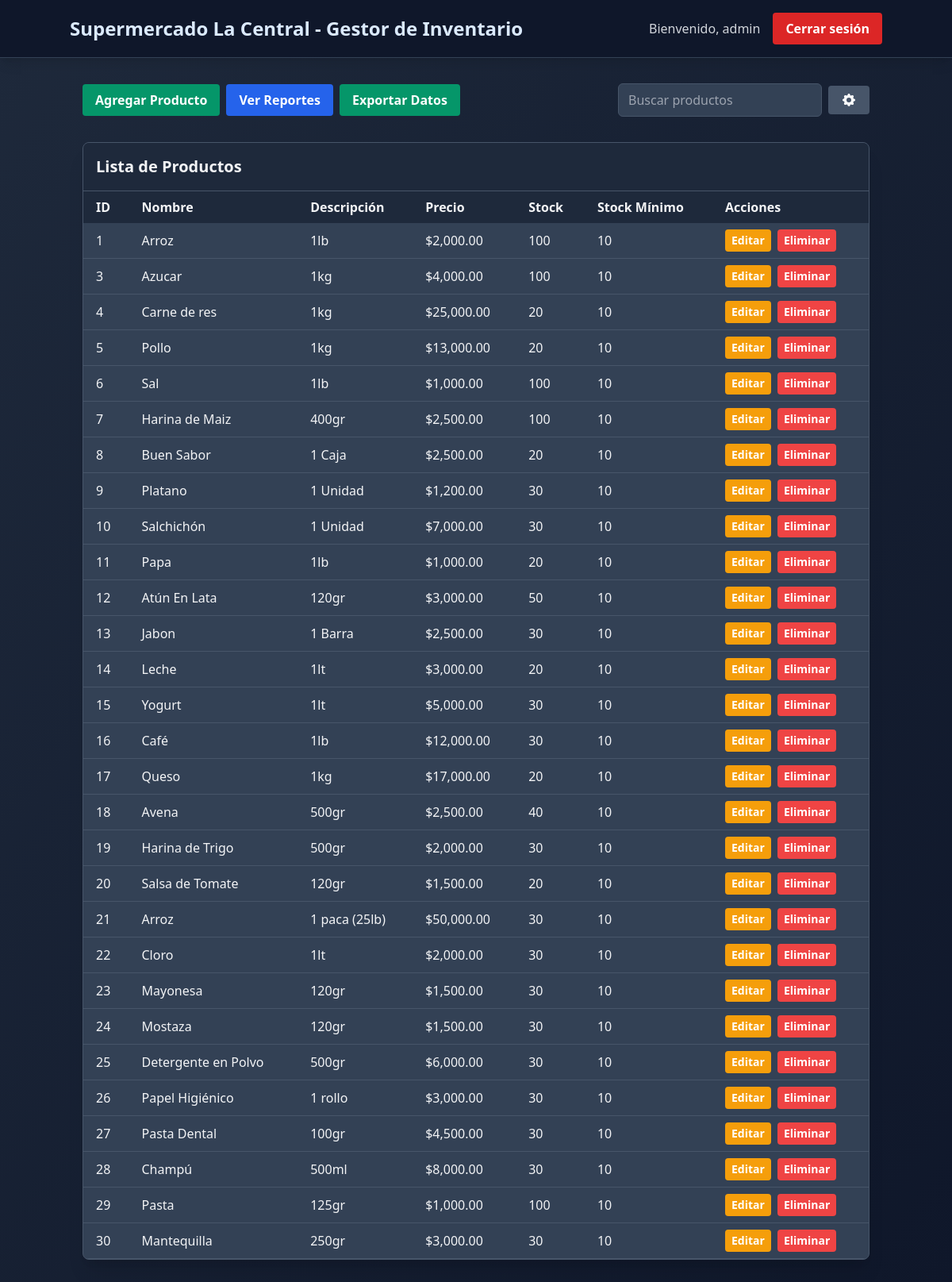
/index.php (signed in), run on the app's committed database.
### tables this page shows
CREATE TABLE `configuracion` (
  `id` int(11) NOT NULL,
  `nombre_tienda` varchar(255) NOT NULL,
  `direccion` varchar(255) NOT NULL,
  `telefono` varchar(20) NOT NULL,
  `email` varchar(255) NOT NULL
);

CREATE TABLE `productos` (
  `id` int(11) NOT NULL,
  `nombre` varchar(100) NOT NULL,
  `descripcion` text DEFAULT NULL,
  `precio` decimal(10,2) NOT NULL,
  `stock` int(11) NOT NULL,
  `fecha_creacion` timestamp NOT NULL DEFAULT current_timestamp(),
  `stock_minimo` int(11) NOT NULL DEFAULT 10
);

### includes/functions.php (called while the page is built, shortened)
<?php
$servername = "localhost";
$username = "root";
$password = "";
$dbname = "inventario_supermercado";
$conn = new mysqli($servername, $username, $password, $dbname);
function obtenerProductos() {
    global $conn;
    $sql = "SELECT * FROM productos ORDER BY id ASC";
    $result = $conn->query($sql);
    $productos = [];
    if ($result->num_rows > 0) {
        while($row = $result->fetch_assoc()) {
            $productos[] = $row;
        }
    }
    return $productos;
}
function obtenerConfiguracion() {
    global $conn;
    $sql = "SELECT * FROM configuracion LIMIT 1";
    $result = $conn->query($sql);
    if ($result && $result->num_rows > 0) {
        return $result->fetch_assoc();
    }
    return [
        'nombre_tienda' => 'Mi Tienda',
        'direccion' => 'Dirección no configurada',
        'telefono' => 'Teléfono no configurado',
        'email' => 'Email no configurado'
    ];
}
?>

### index.php (the view, shortened to what this page needs)
<?php
require_once 'includes/functions.php';
$productos = obtenerProductos();
$config = obtenerConfiguracion();
?>
<!DOCTYPE html>
<html lang="es">
<head>
    <script src="https://cdn.tailwindcss.com"></script>
</head>
<body class="bg-gradient-to-br from-slate-800 to-slate-900 min-h-screen">
    <header class="bg-slate-900 text-white p-4 shadow-lg border-b border-slate-700">
        <div class="container mx-auto flex flex-col sm:flex-row justify-between items-center">
            <h1 class="text-2xl font-bold mb-2 sm:mb-0 text-blue-100"><?php echo htmlspecialchars($config['nombre_tienda']); ?> - Gestor de Inventario</h1>
            <div class="flex flex-col sm:flex-row items-center">
                <span class="mb-2 sm:mb-0 sm:mr-4 text-gray-300">Bienvenido, <?php echo htmlspecialchars($_SESSION['username']); ?></span>
                <a href="logout.php" class="bg-red-600 hover:bg-red-700 text-white font-bold py-2 px-4 rounded transition duration-300">
                    Cerrar sesión
                </a>
            </div>
        </div>
    </header>
    <main class="container mx-auto px-4 py-8">
        <section class="mb-8 flex flex-wrap items-center justify-between">
            <div class="flex flex-wrap mb-4 sm:mb-0">
                <a href="agregar_producto.php" class="bg-emerald-600 hover:bg-emerald-700 text-white font-bold py-2 px-4 rounded inline-block mb-2 sm:mb-0 sm:mr-2 transition duration-300">
                    Agregar Producto
                </a>
                <a href="reportes.php" class="bg-blue-600 hover:bg-blue-700 text-white font-bold py-2 px-4 rounded inline-block mb-2 sm:mb-0 sm:mr-2 transition duration-300">
                    Ver Reportes
                </a>
                <a href="exportar.php" class="bg-emerald-600 hover:bg-emerald-700 text-white font-bold py-2 px-4 rounded inline-block mb-2 sm:mb-0 sm:mr-2 transition duration-300">
                    Exportar Datos
                </a>
            </div>
            <div class="flex items-center">
                <input type="text" id="searchInput" placeholder="Buscar productos"
                       class="px-3 py-2 bg-slate-700 border border-slate-600 rounded-md text-gray-100
                              focus:outline-none focus:ring focus:border-blue-400 mr-2">
                <a href="configuracion.php" class="bg-slate-600 hover:bg-slate-700 text-white font-bold py-2 px-4 rounded inline-block transition duration-300">
                </a>
            </div>
        </section>
        <section class="bg-slate-700 shadow-xl rounded-lg overflow-hidden border border-slate-600">
            <h2 class="text-xl font-semibold p-4 bg-slate-800 text-gray-100 border-b border-slate-600">Lista de Productos</h2>
            <div class="overflow-x-auto">
                <table class="w-full">
                    <thead class="bg-slate-800 text-gray-100">
                        <tr>
                            <th class="px-4 py-2 text-left">ID</th>
                            <th class="px-4 py-2 text-left">Nombre</th>
                            <th class="px-4 py-2 text-left">Descripción</th>
                            <th class="px-4 py-2 text-left">Precio</th>
                            <th class="px-4 py-2 text-left">Stock</th>
                            <th class="px-4 py-2 text-left">Stock Mínimo</th>
                            <th class="px-4 py-2 text-left">Acciones</th>
                        </tr>
                    </thead>
                    <tbody class="text-gray-100">
                        <?php foreach ($productos as $producto): ?>
                        <tr class="border-b border-slate-600 <?php echo $producto['stock'] <= $producto['stock_minimo'] ? 'bg-red-900/50' : ''; ?> hover:bg-slate-600">
                            <td class="px-4 py-2"><?php echo $producto['id']; ?></td>
                            <td class="px-4 py-2"><?php echo htmlspecialchars($producto['nombre']); ?></td>
                            <td class="px-4 py-2"><?php echo htmlspecialchars($producto['descripcion']); ?></td>
                            <td class="px-4 py-2">$<?php echo number_format($producto['precio'], 2); ?></td>
                            <td class="px-4 py-2"><?php echo $producto['stock']; ?></td>
                            <td class="px-4 py-2"><?php echo $producto['stock_minimo']; ?></td>
                            <td class="px-4 py-2">
                                <div class="flex flex-col sm:flex-row space-y-2 sm:space-y-0 sm:space-x-2">
                                    <a href="editar_producto.php?id=<?php echo $producto['id']; ?>"
                                       class="bg-amber-500 hover:bg-amber-600 text-white font-bold py-1 px-2 rounded text-sm text-center transition duration-300">Editar</a>
                                    <a href="eliminar_producto.php?id=<?php echo $producto['id']; ?>"
                                       class="bg-red-500 hover:bg-red-600 text-white font-bold py-1 px-2 rounded text-sm text-center transition duration-300"
                                       onclick="return confirm('¿Estás seguro de que quieres eliminar este producto?');">Eliminar</a>
                                </div>
                            </td>
                        </tr>
                        <?php endforeach; ?>
                    </tbody>
                </table>
            </div>
        </section>
    </main>
</body>
</html>

### data on the page
configuracion: nombre_tienda "Supermercado La Central"
productos: id "1", nombre "Arroz", descripcion "1lb", precio "2,000.00", stock "100", stock_minimo "10"
productos: id "3", nombre "Azucar", descripcion "1kg", precio "4,000.00", stock "100", stock_minimo "10"
productos: id "4", nombre "Carne de res", descripcion "1kg", precio "25,000.00", stock "20", stock_minimo "10"
productos: id "5", nombre "Pollo", descripcion "1kg", precio "13,000.00", stock "20", stock_minimo "10"
productos: id "6", nombre "Sal", descripcion "1lb", precio "1,000.00", stock "100", stock_minimo "10"
productos: id "7", nombre "Harina de Maiz", descripcion "400gr", precio "2,500.00", stock "100", stock_minimo "10"
productos: id "8", nombre "Buen Sabor", descripcion "1 Caja", precio "2,500.00", stock "20", stock_minimo "10"
productos: id "9", nombre "Platano", descripcion "1 Unidad", precio "1,200.00", stock "30", stock_minimo "10"
productos: id "10", nombre "Salchichón", descripcion "1 Unidad", precio "7,000.00", stock "30", stock_minimo "10"
productos: id "11", nombre "Papa", descripcion "1lb", precio "1,000.00", stock "20", stock_minimo "10"
productos: id "12", nombre "Atún En Lata", descripcion "120gr", precio "3,000.00", stock "50", stock_minimo "10"
productos: id "13", nombre "Jabon", descripcion "1 Barra", precio "2,500.00", stock "30", stock_minimo "10"
productos: id "14", nombre "Leche", descripcion "1lt", precio "3,000.00", stock "20", stock_minimo "10"
productos: id "15", nombre "Yogurt", descripcion "1lt", precio "5,000.00", stock "30", stock_minimo "10"
productos: id "16", nombre "Café", descripcion "1lb", precio "12,000.00", stock "30", stock_minimo "10"
productos: id "17", nombre "Queso", descripcion "1kg", precio "17,000.00", stock "20", stock_minimo "10"
productos: id "18", nombre "Avena", descripcion "500gr", precio "2,500.00", stock "40", stock_minimo "10"
productos: id "19", nombre "Harina de Trigo", descripcion "500gr", precio "2,000.00", stock "30", stock_minimo "10"
productos: id "20", nombre "Salsa de Tomate", descripcion "120gr", precio "1,500.00", stock "20", stock_minimo "10"
productos: id "21", nombre "Arroz", descripcion "1 paca (25lb)", precio "50,000.00", stock "30", stock_minimo "10"
productos: id "22", nombre "Cloro", descripcion "1lt", precio "2,000.00", stock "30", stock_minimo "10"
productos: id "23", nombre "Mayonesa", descripcion "120gr", precio "1,500.00", stock "30", stock_minimo "10"
productos: id "24", nombre "Mostaza", descripcion "120gr", precio "1,500.00", stock "30", stock_minimo "10"
productos: id "25", nombre "Detergente en Polvo", descripcion "500gr", precio "6,000.00", stock "30", stock_minimo "10"
productos: id "26", nombre "Papel Higiénico", descripcion "1 rollo", precio "3,000.00", stock "30", stock_minimo "10"
productos: id "27", nombre "Pasta Dental", descripcion "100gr", precio "4,500.00", stock "30", stock_minimo "10"
productos: id "28", nombre "Champú", descripcion "500ml", precio "8,000.00", stock "30", stock_minimo "10"
productos: id "29", nombre "Pasta", descripcion "125gr", precio "1,000.00", stock "100", stock_minimo "10"
productos: id "30", nombre "Mantequilla", descripcion "250gr", precio "3,000.00", stock "30", stock_minimo "10"

### other printed values
$_SESSION['username'] "admin"
